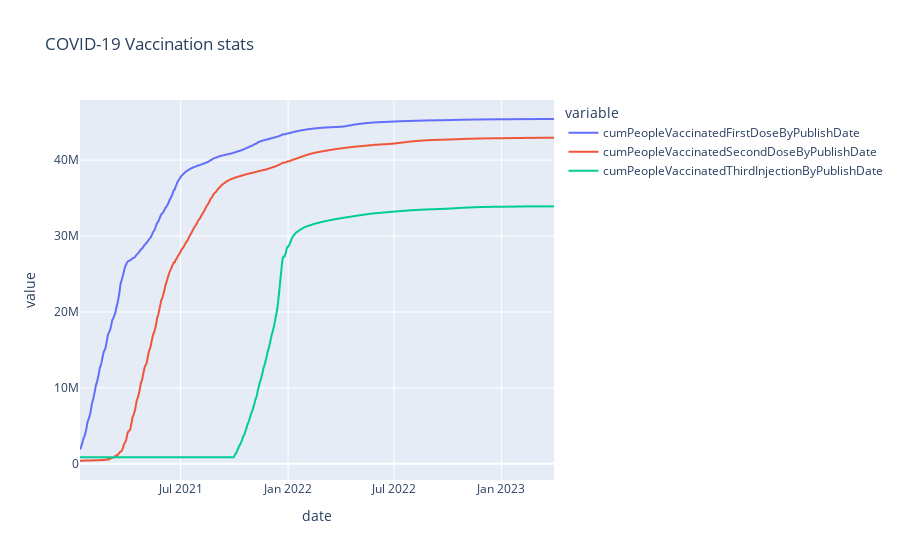

The cell this chart's notebook holds for it:
### Code cell
fig=px.line(vaccines,x='date',y=['cumPeopleVaccinatedFirstDoseByPublishDate','cumPeopleVaccinatedSecondDoseByPublishDate','cumPeopleVaccinatedThirdInjectionByPublishDate'], title='COVID-19 Vaccination stats ')
fig.show()

### Figure 1 — Plotly figure (JSON) as saved in the notebook; plotly's stock layout.template omitted (floating-point values rounded to 4 significant figures; data arrays with more than 128 entries replaced by an {"elided": "..."} marker saying what was removed)
{"data": [{"hovertemplate": "variable=cumPeopleVaccinatedFirstDoseByPublishDate<br>date=%{x}<br>value=%{y}<extra></extra>", "legendgroup": "cumPeopleVaccinatedFirstDoseByPublishDate", "line": {"color": "#636efa", "dash": "solid"}, "marker": {"symbol": "circle"}, "mode": "lines", "name": "cumPeopleVaccinatedFirstDoseByPublishDate", "showlegend": true, "type": "scattergl", "x": {"elided": "812 str values"}, "xaxis": "x", "y": {"elided": "812 int values"}, "yaxis": "y"}, {"hovertemplate": "variable=cumPeopleVaccinatedSecondDoseByPublishDate<br>date=%{x}<br>value=%{y}<extra></extra>", "legendgroup": "cumPeopleVaccinatedSecondDoseByPublishDate", "line": {"color": "#EF553B", "dash": "solid"}, "marker": {"symbol": "circle"}, "mode": "lines", "name": "cumPeopleVaccinatedSecondDoseByPublishDate", "showlegend": true, "type": "scattergl", "x": {"elided": "812 str values"}, "xaxis": "x", "y": {"elided": "812 int values"}, "yaxis": "y"}, {"hovertemplate": "variable=cumPeopleVaccinatedThirdInjectionByPublishDate<br>date=%{x}<br>value=%{y}<extra></extra>", "legendgroup": "cumPeopleVaccinatedThirdInjectionByPublishDate", "line": {"color": "#00cc96", "dash": "solid"}, "marker": {"symbol": "circle"}, "mode": "lines", "name": "cumPeopleVaccinatedThirdInjectionByPublishDate", "showlegend": true, "type": "scattergl", "x": {"elided": "812 str values"}, "xaxis": "x", "y": {"elided": "812 int values"}, "yaxis": "y"}], "layout": {"legend": {"title": {"text": "variable"}, "tracegroupgap": 0}, "title": {"text": "COVID-19 Vaccination stats "}, "xaxis": {"anchor": "y", "domain": [0, 1], "title": {"text": "date"}}, "yaxis": {"anchor": "x", "domain": [0, 1], "title": {"text": "value"}}}}
